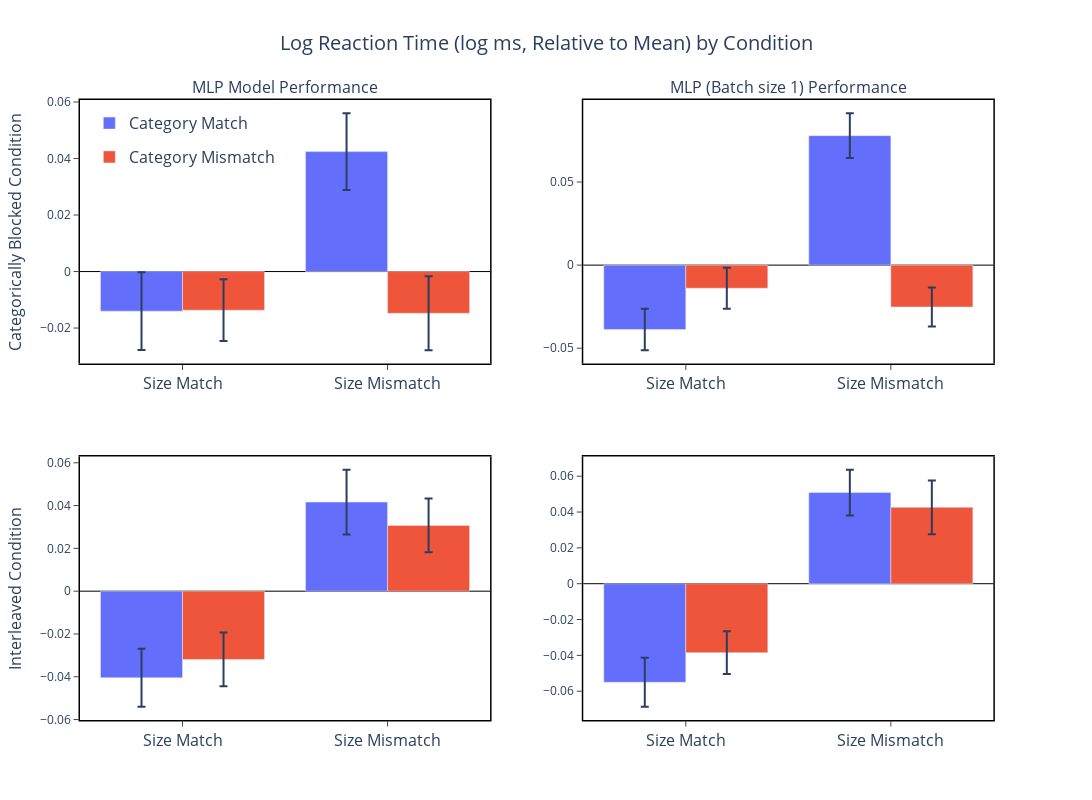
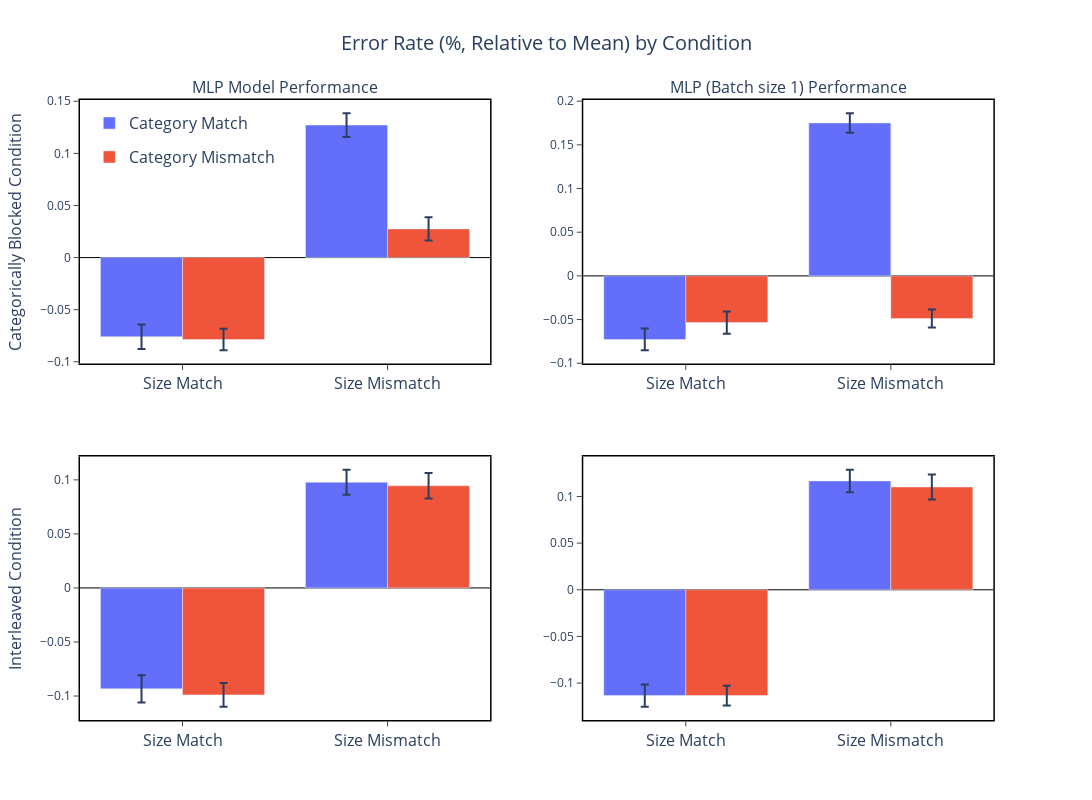

The cell these charts' notebook holds for them, in order:
### Markdown cell above
## Varying batch sizes

Next, I decreased the batch size of the model to 1, anticipating that this would yield identical results for blocked and interleaved models (since training blocks of size 1 are effectively interleaved data). This decrease in batch sizes did not change the results, implying that the blocked/interleaved paradigms were encoded in some other way than the actual training curriculum.

### Code cell
models = [
    ('MLP Model', 'data/mlp_simulation_data_0200.csv'),
    ('MLP (Batch size 1)', 'data/batch1_simulation_data_0200.csv'),
]

make_model_plot(
    models,
    include_human=False
)

### Figure 1 — Plotly figure (JSON) as saved in the notebook; plotly's stock layout.template omitted (floating-point values rounded to 4 significant figures)
{"data": [{"alignmentgroup": "True", "error_y": {"array": [0.01358, 0.01513]}, "hovertemplate": "cat_condition=Category Match<br>size_condition=%{x}<br>rt_normalized=%{y}<extra></extra>", "legendgroup": "Category Match", "marker": {"color": "#636efa", "pattern": {"shape": ""}}, "name": "Category Match", "offsetgroup": "Category Match", "orientation": "v", "showlegend": true, "textposition": "auto", "type": "bar", "x": ["Size Match", "Size Mismatch"], "xaxis": "x3", "y": [-0.04047, 0.04166], "yaxis": "y3"}, {"alignmentgroup": "True", "error_y": {"array": [0.01256, 0.01259]}, "hovertemplate": "cat_condition=Category Mismatch<br>size_condition=%{x}<br>rt_normalized=%{y}<extra></extra>", "legendgroup": "Category Mismatch", "marker": {"color": "#EF553B", "pattern": {"shape": ""}}, "name": "Category Mismatch", "offsetgroup": "Category Mismatch", "orientation": "v", "showlegend": true, "textposition": "auto", "type": "bar", "x": ["Size Match", "Size Mismatch"], "xaxis": "x3", "y": [-0.03192, 0.03073], "yaxis": "y3"}, {"alignmentgroup": "True", "error_y": {"array": [0.01373, 0.0136]}, "hovertemplate": "cat_condition=Category Match<br>size_condition=%{x}<br>rt_normalized=%{y}<extra></extra>", "legendgroup": "Category Match", "marker": {"color": "#636efa", "pattern": {"shape": ""}}, "name": "Category Match", "offsetgroup": "Category Match", "orientation": "v", "showlegend": false, "textposition": "auto", "type": "bar", "x": ["Size Match", "Size Mismatch"], "xaxis": "x", "y": [-0.01401, 0.04245], "yaxis": "y"}, {"alignmentgroup": "True", "error_y": {"array": [0.01094, 0.01311]}, "hovertemplate": "cat_condition=Category Mismatch<br>size_condition=%{x}<br>rt_normalized=%{y}<extra></extra>", "legendgroup": "Category Mismatch", "marker": {"color": "#EF553B", "pattern": {"shape": ""}}, "name": "Category Mismatch", "offsetgroup": "Category Mismatch", "orientation": "v", "showlegend": false, "textposition": "auto", "type": "bar", "x": ["Size Match", "Size Mismatch"], "xaxis": "x", "y": [-0.01367, -0.01477], "yaxis": "y"}, {"alignmentgroup": "True", "error_y": {"array": [0.01368, 0.01278]}, "hovertemplate": "cat_condition=Category Match<br>size_condition=%{x}<br>rt_normalized=%{y}<extra></extra>", "legendgroup": "Category Match", "marker": {"color": "#636efa", "pattern": {"shape": ""}}, "name": "Category Match", "offsetgroup": "Category Match", "orientation": "v", "showlegend": false, "textposition": "auto", "type": "bar", "x": ["Size Match", "Size Mismatch"], "xaxis": "x4", "y": [-0.05503, 0.05087], "yaxis": "y4"}, {"alignmentgroup": "True", "error_y": {"array": [0.01187, 0.01497]}, "hovertemplate": "cat_condition=Category Mismatch<br>size_condition=%{x}<br>rt_normalized=%{y}<extra></extra>", "legendgroup": "Category Mismatch", "marker": {"color": "#EF553B", "pattern": {"shape": ""}}, "name": "Category Mismatch", "offsetgroup": "Category Mismatch", "orientation": "v", "showlegend": false, "textposition": "auto", "type": "bar", "x": ["Size Match", "Size Mismatch"], "xaxis": "x4", "y": [-0.03847, 0.04264], "yaxis": "y4"}, {"alignmentgroup": "True", "error_y": {"array": [0.0125, 0.01351]}, "hovertemplate": "cat_condition=Category Match<br>size_condition=%{x}<br>rt_normalized=%{y}<extra></extra>", "legendgroup": "Category Match", "marker": {"color": "#636efa", "pattern": {"shape": ""}}, "name": "Category Match", "offsetgroup": "Category Match", "orientation": "v", "showlegend": false, "textposition": "auto", "type": "bar", "x": ["Size Match", "Size Mismatch"], "xaxis": "x2", "y": [-0.03877, 0.0779], "yaxis": "y2"}, {"alignmentgroup": "True", "error_y": {"array": [0.01233, 0.01173]}, "hovertemplate": "cat_condition=Category Mismatch<br>size_condition=%{x}<br>rt_normalized=%{y}<extra></extra>", "legendgroup": "Category Mismatch", "marker": {"color": "#EF553B", "pattern": {"shape": ""}}, "name": "Category Mismatch", "offsetgroup": "Category Mismatch", "orientation": "v", "showlegend": false, "textposition": "auto", "type": "bar", "x": ["Size Match", "Size Mismatch"], "xaxis": "x2", "y": [-0.01393, -0.0252], "yaxis": "y2"}], "layout": {"annotations": [{"font": {"size": 16}, "showarrow": false, "text": "MLP Model Performance", "x": 0.22, "xanchor": "center", "xref": "paper", "y": 1, "yanchor": "bottom", "yref": "paper"}, {"font": {"size": 16}, "showarrow": false, "text": "MLP (Batch size 1) Performance", "x": 0.76, "xanchor": "center", "xref": "paper", "y": 1, "yanchor": "bottom", "yref": "paper"}, {"font": {"size": 16}, "showarrow": false, "text": "Categorically Blocked Condition", "textangle": -90, "x": -0.07, "xanchor": "center", "xref": "paper", "y": 0.7875, "yanchor": "middle", "yref": "paper"}, {"font": {"size": 16}, "showarrow": false, "text": "Interleaved Condition", "textangle": -90, "x": -0.07, "xanchor": "center", "xref": "paper", "y": 0.2125, "yanchor": "middle", "yref": "paper"}], "height": 800, "legend": {"font": {"size": 16}, "x": 0.01, "xanchor": "left", "y": 0.99, "yanchor": "top"}, "plot_bgcolor": "white", "title": {"font": {"size": 20}, "text": "Log Reaction Time (log ms, Relative to Mean) by Condition", "x": 0.5}, "width": 1200, "xaxis": {"anchor": "y", "domain": [0, 0.44], "linecolor": "black", "linewidth": 1.5, "mirror": true, "showgrid": false, "showline": true, "tickfont": {"size": 16}, "ticks": "outside", "title": {"font": {"size": 20}}}, "xaxis2": {"anchor": "y2", "domain": [0.54, 0.98], "linecolor": "black", "linewidth": 1.5, "mirror": true, "showgrid": false, "showline": true, "tickfont": {"size": 16}, "ticks": "outside", "title": {"font": {"size": 20}}}, "xaxis3": {"anchor": "y3", "domain": [0, 0.44], "linecolor": "black", "linewidth": 1.5, "mirror": true, "showgrid": false, "showline": true, "tickfont": {"size": 16}, "ticks": "outside", "title": {"font": {"size": 20}}}, "xaxis4": {"anchor": "y4", "domain": [0.54, 0.98], "linecolor": "black", "linewidth": 1.5, "mirror": true, "showgrid": false, "showline": true, "tickfont": {"size": 16}, "ticks": "outside", "title": {"font": {"size": 20}}}, "yaxis": {"anchor": "x", "domain": [0.575, 1], "linecolor": "black", "linewidth": 1.5, "mirror": true, "showgrid": false, "showline": true, "side": "left", "ticks": "outside", "title": {"font": {"size": 20}}, "zeroline": true, "zerolinecolor": "black", "zerolinewidth": 1}, "yaxis2": {"anchor": "x2", "domain": [0.575, 1], "linecolor": "black", "linewidth": 1.5, "mirror": true, "showgrid": false, "showline": true, "ticks": "outside", "title": {"font": {"size": 20}}, "zeroline": true, "zerolinecolor": "black", "zerolinewidth": 1}, "yaxis3": {"anchor": "x3", "domain": [0, 0.425], "linecolor": "black", "linewidth": 1.5, "mirror": true, "showgrid": false, "showline": true, "ticks": "outside", "title": {"font": {"size": 20}}, "zeroline": true, "zerolinecolor": "black", "zerolinewidth": 1}, "yaxis4": {"anchor": "x4", "domain": [0, 0.425], "linecolor": "black", "linewidth": 1.5, "mirror": true, "showgrid": false, "showline": true, "ticks": "outside", "title": {"font": {"size": 20}}, "zeroline": true, "zerolinecolor": "black", "zerolinewidth": 1}}}

### Figure 2 — Plotly figure (JSON) as saved in the notebook; plotly's stock layout.template omitted (floating-point values rounded to 4 significant figures)
{"data": [{"alignmentgroup": "True", "error_y": {"array": [0.01253, 0.01161]}, "hovertemplate": "cat_condition=Category Match<br>size_condition=%{x}<br>error_normalized=%{y}<extra></extra>", "legendgroup": "Category Match", "marker": {"color": "#636efa", "pattern": {"shape": ""}}, "name": "Category Match", "offsetgroup": "Category Match", "orientation": "v", "showlegend": true, "textposition": "auto", "type": "bar", "x": ["Size Match", "Size Mismatch"], "xaxis": "x3", "y": [-0.09337, 0.09781], "yaxis": "y3"}, {"alignmentgroup": "True", "error_y": {"array": [0.01104, 0.01178]}, "hovertemplate": "cat_condition=Category Mismatch<br>size_condition=%{x}<br>error_normalized=%{y}<extra></extra>", "legendgroup": "Category Mismatch", "marker": {"color": "#EF553B", "pattern": {"shape": ""}}, "name": "Category Mismatch", "offsetgroup": "Category Mismatch", "orientation": "v", "showlegend": true, "textposition": "auto", "type": "bar", "x": ["Size Match", "Size Mismatch"], "xaxis": "x3", "y": [-0.09895, 0.0945], "yaxis": "y3"}, {"alignmentgroup": "True", "error_y": {"array": [0.01175, 0.01144]}, "hovertemplate": "cat_condition=Category Match<br>size_condition=%{x}<br>error_normalized=%{y}<extra></extra>", "legendgroup": "Category Match", "marker": {"color": "#636efa", "pattern": {"shape": ""}}, "name": "Category Match", "offsetgroup": "Category Match", "orientation": "v", "showlegend": false, "textposition": "auto", "type": "bar", "x": ["Size Match", "Size Mismatch"], "xaxis": "x", "y": [-0.07594, 0.1271], "yaxis": "y"}, {"alignmentgroup": "True", "error_y": {"array": [0.01032, 0.01122]}, "hovertemplate": "cat_condition=Category Mismatch<br>size_condition=%{x}<br>error_normalized=%{y}<extra></extra>", "legendgroup": "Category Mismatch", "marker": {"color": "#EF553B", "pattern": {"shape": ""}}, "name": "Category Mismatch", "offsetgroup": "Category Mismatch", "orientation": "v", "showlegend": false, "textposition": "auto", "type": "bar", "x": ["Size Match", "Size Mismatch"], "xaxis": "x", "y": [-0.0787, 0.0275], "yaxis": "y"}, {"alignmentgroup": "True", "error_y": {"array": [0.01202, 0.01208]}, "hovertemplate": "cat_condition=Category Match<br>size_condition=%{x}<br>error_normalized=%{y}<extra></extra>", "legendgroup": "Category Match", "marker": {"color": "#636efa", "pattern": {"shape": ""}}, "name": "Category Match", "offsetgroup": "Category Match", "orientation": "v", "showlegend": false, "textposition": "auto", "type": "bar", "x": ["Size Match", "Size Mismatch"], "xaxis": "x4", "y": [-0.1134, 0.1166], "yaxis": "y4"}, {"alignmentgroup": "True", "error_y": {"array": [0.01062, 0.01345]}, "hovertemplate": "cat_condition=Category Mismatch<br>size_condition=%{x}<br>error_normalized=%{y}<extra></extra>", "legendgroup": "Category Mismatch", "marker": {"color": "#EF553B", "pattern": {"shape": ""}}, "name": "Category Mismatch", "offsetgroup": "Category Mismatch", "orientation": "v", "showlegend": false, "textposition": "auto", "type": "bar", "x": ["Size Match", "Size Mismatch"], "xaxis": "x4", "y": [-0.1134, 0.1102], "yaxis": "y4"}, {"alignmentgroup": "True", "error_y": {"array": [0.01242, 0.01124]}, "hovertemplate": "cat_condition=Category Match<br>size_condition=%{x}<br>error_normalized=%{y}<extra></extra>", "legendgroup": "Category Match", "marker": {"color": "#636efa", "pattern": {"shape": ""}}, "name": "Category Match", "offsetgroup": "Category Match", "orientation": "v", "showlegend": false, "textposition": "auto", "type": "bar", "x": ["Size Match", "Size Mismatch"], "xaxis": "x2", "y": [-0.0728, 0.175], "yaxis": "y2"}, {"alignmentgroup": "True", "error_y": {"array": [0.01272, 0.01025]}, "hovertemplate": "cat_condition=Category Mismatch<br>size_condition=%{x}<br>error_normalized=%{y}<extra></extra>", "legendgroup": "Category Mismatch", "marker": {"color": "#EF553B", "pattern": {"shape": ""}}, "name": "Category Mismatch", "offsetgroup": "Category Mismatch", "orientation": "v", "showlegend": false, "textposition": "auto", "type": "bar", "x": ["Size Match", "Size Mismatch"], "xaxis": "x2", "y": [-0.05343, -0.04879], "yaxis": "y2"}], "layout": {"annotations": [{"font": {"size": 16}, "showarrow": false, "text": "MLP Model Performance", "x": 0.22, "xanchor": "center", "xref": "paper", "y": 1, "yanchor": "bottom", "yref": "paper"}, {"font": {"size": 16}, "showarrow": false, "text": "MLP (Batch size 1) Performance", "x": 0.76, "xanchor": "center", "xref": "paper", "y": 1, "yanchor": "bottom", "yref": "paper"}, {"font": {"size": 16}, "showarrow": false, "text": "Categorically Blocked Condition", "textangle": -90, "x": -0.07, "xanchor": "center", "xref": "paper", "y": 0.7875, "yanchor": "middle", "yref": "paper"}, {"font": {"size": 16}, "showarrow": false, "text": "Interleaved Condition", "textangle": -90, "x": -0.07, "xanchor": "center", "xref": "paper", "y": 0.2125, "yanchor": "middle", "yref": "paper"}], "height": 800, "legend": {"font": {"size": 16}, "x": 0.01, "xanchor": "left", "y": 0.99, "yanchor": "top"}, "plot_bgcolor": "white", "title": {"font": {"size": 20}, "text": "Error Rate (%, Relative to Mean) by Condition", "x": 0.5}, "width": 1200, "xaxis": {"anchor": "y", "domain": [0, 0.44], "linecolor": "black", "linewidth": 1.5, "mirror": true, "showgrid": false, "showline": true, "tickfont": {"size": 16}, "ticks": "outside", "title": {"font": {"size": 20}}}, "xaxis2": {"anchor": "y2", "domain": [0.54, 0.98], "linecolor": "black", "linewidth": 1.5, "mirror": true, "showgrid": false, "showline": true, "tickfont": {"size": 16}, "ticks": "outside", "title": {"font": {"size": 20}}}, "xaxis3": {"anchor": "y3", "domain": [0, 0.44], "linecolor": "black", "linewidth": 1.5, "mirror": true, "showgrid": false, "showline": true, "tickfont": {"size": 16}, "ticks": "outside", "title": {"font": {"size": 20}}}, "xaxis4": {"anchor": "y4", "domain": [0.54, 0.98], "linecolor": "black", "linewidth": 1.5, "mirror": true, "showgrid": false, "showline": true, "tickfont": {"size": 16}, "ticks": "outside", "title": {"font": {"size": 20}}}, "yaxis": {"anchor": "x", "domain": [0.575, 1], "linecolor": "black", "linewidth": 1.5, "mirror": true, "showgrid": false, "showline": true, "side": "left", "ticks": "outside", "title": {"font": {"size": 20}}, "zeroline": true, "zerolinecolor": "black", "zerolinewidth": 1}, "yaxis2": {"anchor": "x2", "domain": [0.575, 1], "linecolor": "black", "linewidth": 1.5, "mirror": true, "showgrid": false, "showline": true, "ticks": "outside", "title": {"font": {"size": 20}}, "zeroline": true, "zerolinecolor": "black", "zerolinewidth": 1}, "yaxis3": {"anchor": "x3", "domain": [0, 0.425], "linecolor": "black", "linewidth": 1.5, "mirror": true, "showgrid": false, "showline": true, "ticks": "outside", "title": {"font": {"size": 20}}, "zeroline": true, "zerolinecolor": "black", "zerolinewidth": 1}, "yaxis4": {"anchor": "x4", "domain": [0, 0.425], "linecolor": "black", "linewidth": 1.5, "mirror": true, "showgrid": false, "showline": true, "ticks": "outside", "title": {"font": {"size": 20}}, "zeroline": true, "zerolinecolor": "black", "zerolinewidth": 1}}}
